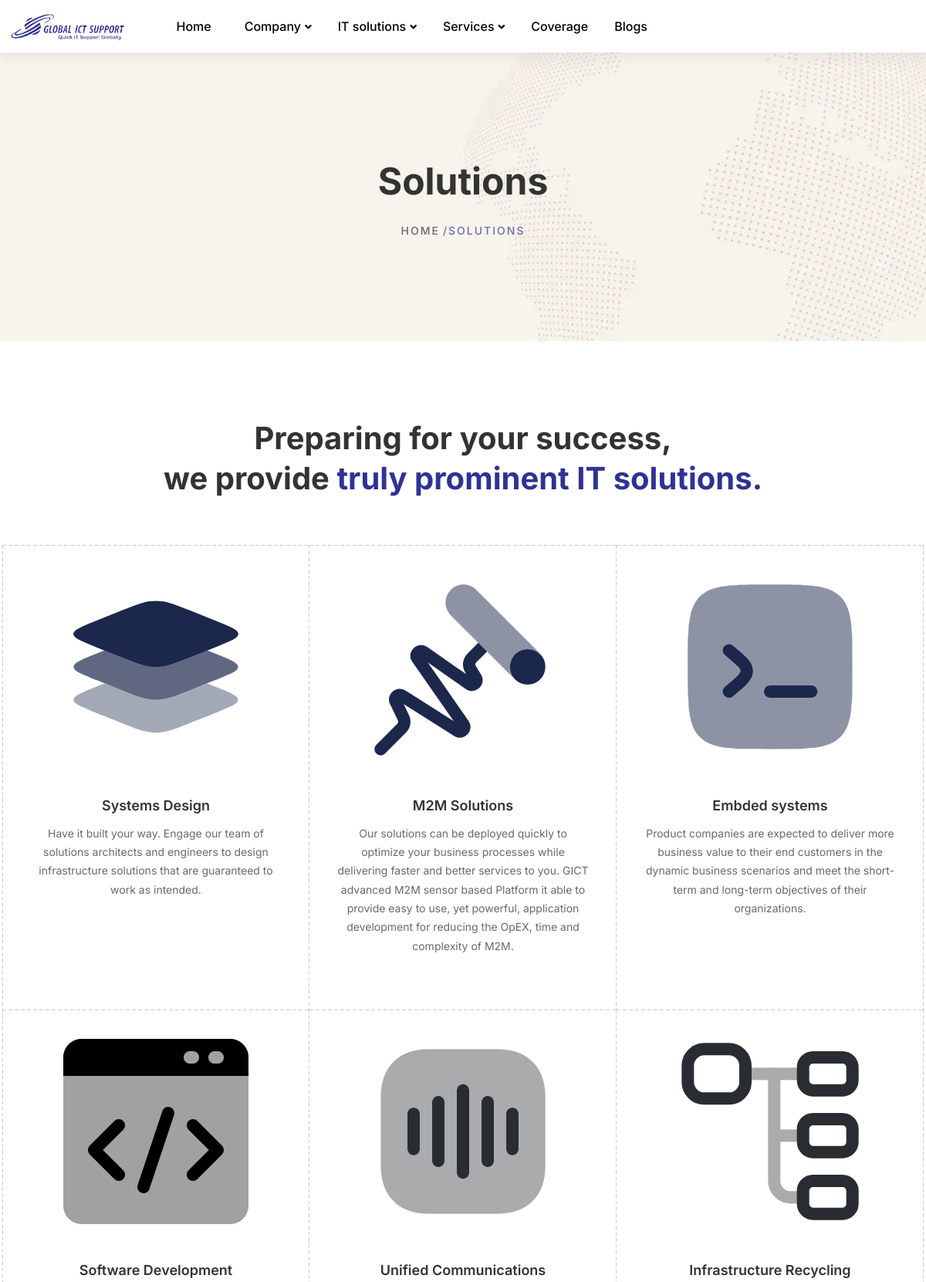
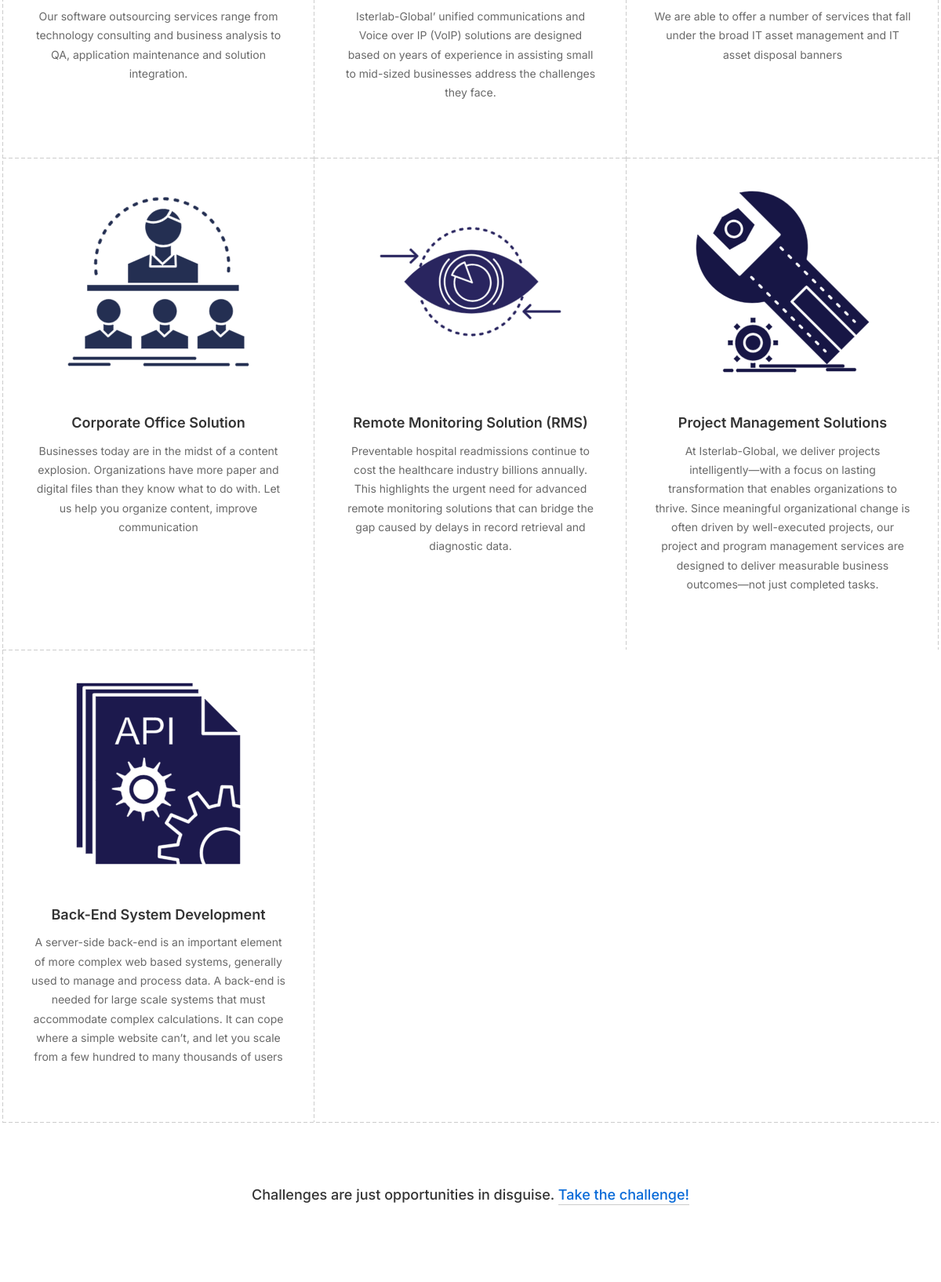
The page /solutions/ (upper part) on the database its author committed (2 pictures, top to bottom).
### landing/models.py (models this page shows, shortened)
class Solution(models.Model):
    id = models.UUIDField(primary_key=True,default=uuid.uuid4,editable=False)
    name = models.CharField(max_length=255)
    short_description = models.TextField()
    content = RichTextField()
    icon = models.ImageField(upload_to='service_icons/')
    image = models.ImageField(upload_to='service_images/')
    video = models.URLField(null=True, blank=True)
    created_at = models.DateTimeField(auto_now=True)
    slug = models.CharField(max_length=300,blank=True, null=True)

### landing/views.py (the view)
# urls.py: path("solutions/",solutions,name="solutions"),
def solutions(request):
    context = {
        "solutions":Solution.objects.all(),
    }
    return render(request, 'pages/solutions.html',context)

### landing/context_processors.py (called while the page is built)
def global_context(request):
    global_services = Service.objects.all()[:6]
    global_solutions = Solution.objects.all()[:6]
    context = {
        "constance_services": global_services,
        "constance_solutions": global_solutions
    }
    return context

### templates/pages/solutions.html (shortened to what this page needs)
{% extends "base.html" %}
{% load static %}
{% block breadcrumbs %}
{% include "components/breadcrumbs.html" with section='Solutions' %}
{% endblock breadcrumbs %}
{% block content %}
<div class="site-wrapper-reveal">
    <div class="feature-images-wrapper section-space--ptb_100">
        <div class="container">
            <div class="row">
                <div class="col-lg-12">
                    <div class="section-title-wrap text-center section-space--mb_60">
                        <h3 class="heading">Preparing for your success, <br> we provide <span class="text-color-primary">  truly prominent IT solutions.</span></h3>
                    </div>
                </div>
            </div>
            <div class="row">
                <div class="col-12">
                    <div class="feature-images__one">
                        <div class="row">
                            {% include "components/solutions.html" %}
                        </div>
                    </div>
                    <div class="section-under-heading text-center section-space--mt_80">Challenges are just opportunities in disguise. <a href="it-services.html#">Take the challenge!</a></div>
                </div>
            </div>
        </div>
    </div>
</div>
{% endblock content %}

### templates/components/solutions.html (shortened to what this page needs)
{% load static %}
<div class="image-l-r-box">
    <div class="row">
        <div class="col image-box-area">
            <div class="row image-box-boder-box">
                {% for solution in solutions %}
                <div class="col-lg-4 col-md-6 image-box-boder">
                    <div class="ht-box-images style-09">
                        <div class="image-box-wrap">
                            <a href = "{% url "solution_details" solution.name %}" class="box-image">
                                <img loading="lazy"src=" {% if solution.icon %}{{solution.icon.url}}{% endif %} " class="img-fluid" alt="">
                            </a>
                            <div class="content">
                                <h6 class="heading">{{solution.name}}</h6>
                                <div class="text">{{solution.short_description}}</div>
                                <div class="more-arrow-link">
                                </div>
                            </div>
                        </div>
                    </div>
                </div>
                {% endfor %}
            </div>
        </div>
    </div>
</div>

### rows shown on the page
Solution: icon (picture), name "Systems Design", short_description "Have it built your way. Engage our team of solutions architects and engineers to design infrastructure solutions that are guaranteed to work as intended."
Solution: icon (picture), name "M2M Solutions", short_description "Our solutions can be deployed quickly to optimize your business processes while delivering faster and better services to you. GICT advanced M2M sensor based Platform it able to provide easy to use, yet powerful, application development for reducing the OpEX, time and complexity of M2M."
Solution: icon (picture), name "Embded systems", short_description "Product companies are expected to deliver more business value to their end customers in the dynamic business scenarios and meet the short-term and long-term objectives of their organizations."
Solution: icon (picture), name "Software Development", short_description "Our software outsourcing services range from technology consulting and business analysis to QA, application maintenance and solution integration."
Solution: icon (picture), name "Unified Communications", short_description "Isterlab-Global’ unified communications and Voice over IP (VoIP) solutions are designed based on years of experience in assisting small to mid-sized businesses address the challenges they face."
Solution: icon (picture), name "Infrastructure Recycling", short_description "We are able to offer a number of services that fall under the broad IT asset management and IT asset disposal banners"
Solution: icon (picture), name "Corporate Office Solution", short_description "Businesses today are in the midst of a content explosion. Organizations have more paper and digital files than they know what to do with. Let us help you organize content, improve communication"
Solution: icon (picture), name "Remote Monitoring Solution (RMS)", short_description "Preventable hospital readmissions continue to cost the healthcare industry billions annually. This highlights the urgent need for advanced remote monitoring solutions that can bridge the gap caused by delays in record retrieval and diagnostic data."
Solution: icon (picture), name "Project Management Solutions", short_description "At Isterlab-Global, we deliver projects intelligently—with a focus on lasting transformation that enables organizations to thrive. Since meaningful organizational change is often driven by well-executed projects, our project and program management services are designed to deliver measurable business outcomes—not just completed tasks."
Solution: icon (picture), name "Back-End System Development", short_description "A server-side back-end is an important element of more complex web based systems, generally used to manage and process data. A back-end is needed for large scale systems that must accommodate complex calculations. It can cope where a simple website can’t, and let you scale from a few hundred to many thousands of users"

### other values the page prints
{{ section }} "Solutions"
{{ section }} "SOLUTIONS"
